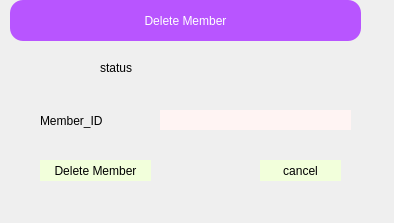
<?xml version="1.0" encoding="UTF-8"?>
<ui version="4.0">
 <class>DeleteMember</class>
 <widget class="QDialog" name="DeleteMember">
  <property name="geometry">
   <rect>
    <x>0</x>
    <y>0</y>
    <width>394</width>
    <height>223</height>
   </rect>
  </property>
  <property name="windowTitle">
   <string>Dialog</string>
  </property>
  <property name="styleSheet">
   <string notr="true">QPushButton{
background-color: rgb(242, 255, 219);

font: 350 9pt &quot;Segoe UI Variable Text Semiligh&quot;;

border-radius:20%;
border:2px;
font: 12pt &quot;Segoe UI&quot;;
}
QPushButton:hover{
        background-color: rgb(255, 231, 212)
}
</string>
  </property>
  <widget class="QLabel" name="status">
   <property name="geometry">
    <rect>
     <x>100</x>
     <y>60</y>
     <width>161</width>
     <height>16</height>
    </rect>
   </property>
   <property name="text">
    <string>status</string>
   </property>
  </widget>
  <widget class="QLabel" name="label">
   <property name="geometry">
    <rect>
     <x>40</x>
     <y>80</y>
     <width>91</width>
     <height>81</height>
    </rect>
   </property>
   <property name="text">
    <string>Member_ID</string>
   </property>
  </widget>
  <widget class="QLineEdit" name="Id_lineEdit">
   <property name="geometry">
    <rect>
     <x>160</x>
     <y>110</y>
     <width>191</width>
     <height>20</height>
    </rect>
   </property>
   <property name="styleSheet">
    <string notr="true">background-color: rgb(255, 244, 243);
border-radius:18%;
</string>
   </property>
  </widget>
  <widget class="QPushButton" name="Delete_btn">
   <property name="geometry">
    <rect>
     <x>40</x>
     <y>160</y>
     <width>111</width>
     <height>21</height>
    </rect>
   </property>
   <property name="text">
    <string>Delete Member</string>
   </property>
  </widget>
  <widget class="QPushButton" name="pushButton_2">
   <property name="geometry">
    <rect>
     <x>260</x>
     <y>160</y>
     <width>81</width>
     <height>21</height>
    </rect>
   </property>
   <property name="text">
    <string>cancel</string>
   </property>
  </widget>
  <widget class="QLabel" name="label_6">
   <property name="geometry">
    <rect>
     <x>10</x>
     <y>0</y>
     <width>351</width>
     <height>41</height>
    </rect>
   </property>
   <property name="styleSheet">
    <string notr="true">font: 20pt &quot;Arial&quot;;
color:white;
background-color:rgb(184, 85, 255);
border-radius:13%;</string>
   </property>
   <property name="text">
    <string>Delete Member</string>
   </property>
   <property name="alignment">
    <set>Qt::AlignCenter</set>
   </property>
  </widget>
 </widget>
 <resources/>
 <connections/>
</ui>
